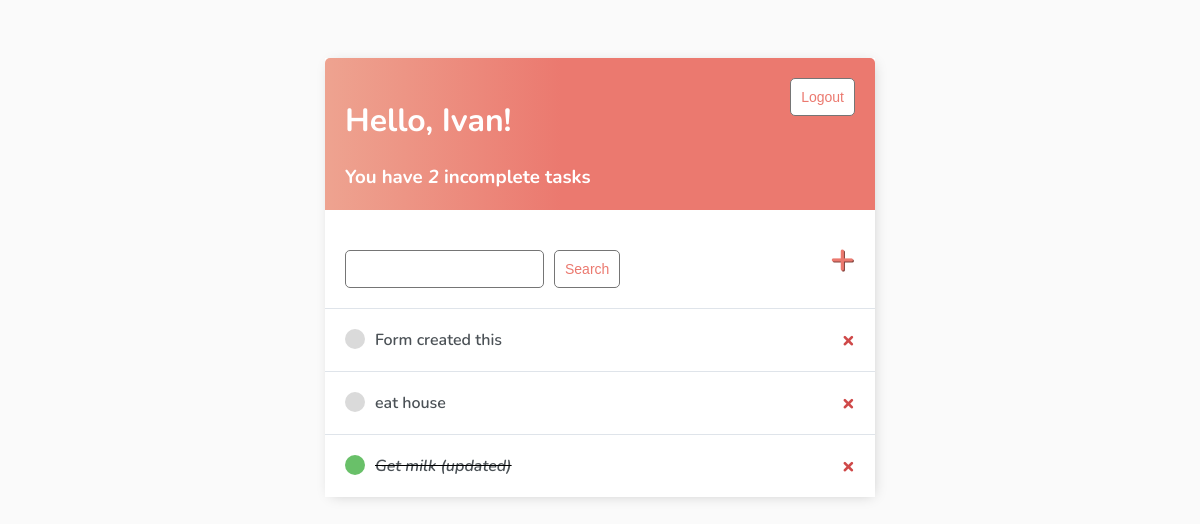
Page / (signed in) on the earlier database version.
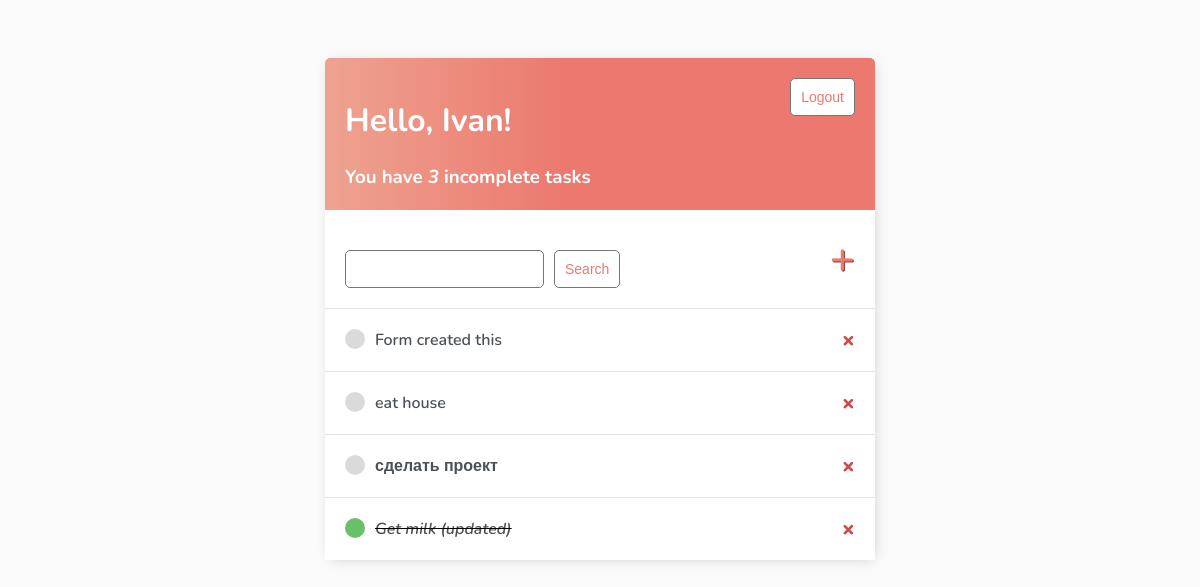
Same page on the later database version.
### base/models.py (models this page shows)
class Task(models.Model):
    user = models.ForeignKey(User, on_delete=models.CASCADE, null=True, blank=True)
    title = models.CharField(max_length=200)
    description = models.TextField(null=True, blank=True)
    complete = models.BooleanField(default=False)
    created = models.DateTimeField(auto_now_add=True)
    def __str__(self):
        return self.title
    class Meta:
        ordering = ['complete']

### base/views.py (the view)
# urls.py: path('', TaskList.as_view(), name='tasks'),
class TaskList(LoginRequiredMixin, ListView):
    model = Task
    context_object_name = 'tasks'
    login_url = "/login/"
    def get_context_data(self, **kwargs):
        context = super().get_context_data(**kwargs)
        context['tasks'] = context['tasks'].filter(user=self.request.user)
        context['count'] = context['tasks'].filter(complete=False).count()
        search_input = self.request.GET.get('search-area') or ''
        if search_input:
            context['tasks'] = context['tasks'].filter(title__icontains=search_input)
        context['search_input'] = search_input
        return context

### base/templates/base/task_list.html (shortened to what this page needs)
{% extends 'base/main.html' %}
{% block content %}
<div class="header-bar">
    <div>
        <h1>Hello, {{request.user|title}}!</h1>
        <h3 style="margin:0">You have <i>{{count}}</i> incomplete task{{ count|pluralize:"s" }}</h3>
    </div>
    {% if request.user.is_authenticated %}
    <form method="post" action="{% url 'logout' %}">
        <button class="button" type="submit">Logout</button>
    </form>
    {% else %}
    <a href="{% url 'login' %}">Login</a>
    {% endif %}
</div>
<div id="search-add-wrapper">
    <form method="GET" style="margin-top: 20px;display: flex;">
        <input type="text" name="search-area" value="{{search_input}}">
        <input style="margin-left: 10px;" class="button" type="submit" value="Search">
    </form>
    <a id="add-link" href="{% url 'task-create' %}">&#x2b;</a>
</div>
<div class="task-items-wrapper">
    {% for task in tasks %}
        <div class="task-wrapper">
            {% if task.complete %}
                <div class="task-title">
                    <div class="task-complete-icon"></div>
                    <i><s><a href="{% url 'task-update' task.id %}">{{task}}</a></s></i>
                </div>
            <a class="delete-link" href="{% url 'task-delete' task.id %}">&#215;</a>
            {% else %}
                <div class="task-title">
                    <div class="task-incomplete-icon"></div>
                    <a href="{% url 'task-update' task.id %}">{{task}}</a>
                </div>
            <a class="delete-link" href="{% url 'task-delete' task.id %}">&#215;</a>
            {% endif %}
        </div>
    {% empty %}
    <h3 class="card-body">No items in list</h3>
    {% endfor %}
</div>
{% endblock content %}

Differences in the rows shown:
added Task: title "сделать проект"
Other differences:
{{ count }}: "2" → "3"
